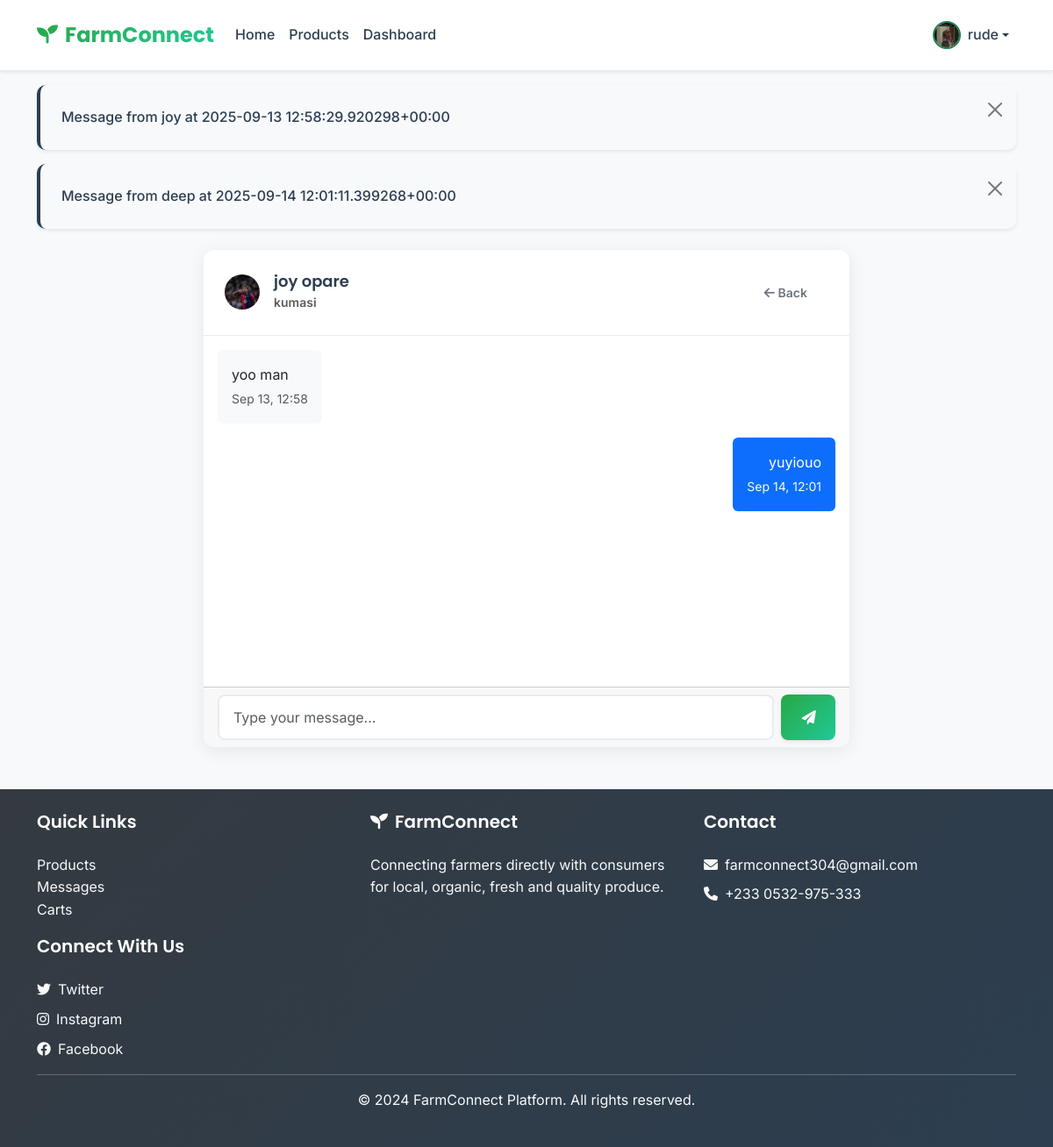
The app's page /messaging/conversation/2/ (signed in) with its own data.
### accounts/models.py (models this page shows, shortened)
class User(AbstractUser):
    USER_TYPE_CHOICES = (
        ('customer', 'Customer'),
        ('farmer', 'Farmer'),
    )
    user_type = models.CharField(max_length=10, choices=USER_TYPE_CHOICES)
    phone_regex = RegexValidator(regex=r'^\+?1?\d{9,15}$', message="Phone number must be entered in the format: '+999999999'. Up to 15 digits allowed.")
    phone = models.CharField(validators=[phone_regex], max_length=17, blank=True)
    age = models.PositiveIntegerField(null=True, blank=True)
    location = models.CharField(max_length=255, blank=True)
    profile_picture = models.ImageField(upload_to='profile_pics/', null=True, blank=True)
    created_at = models.DateTimeField(auto_now_add=True)
    updated_at = models.DateTimeField(auto_now=True)

class CustomerProfile(models.Model):
    user = models.OneToOneField(User, on_delete=models.CASCADE, related_name='customer_profile')
    dietary_preferences = models.CharField(max_length=200, blank=True)

### messaging/models.py (models this page shows, shortened)
class Message(models.Model):
    conversation = models.ForeignKey(Conversation, on_delete=models.CASCADE, related_name='messages')
    sender = models.ForeignKey(settings.AUTH_USER_MODEL, on_delete=models.CASCADE)
    content = models.TextField()
    is_read = models.BooleanField(default=False)
    created_at = models.DateTimeField(auto_now_add=True)
    class Meta:
        ordering = ['created_at']
    def __str__(self):
        return f"Message from {self.sender.username} at {self.created_at}"

class Conversation(models.Model):
    customer = models.ForeignKey(CustomerProfile, on_delete=models.CASCADE, related_name='conversations')
    farmer = models.ForeignKey(FarmerProfile, on_delete=models.CASCADE, related_name='conversations')
    created_at = models.DateTimeField(auto_now_add=True)
    updated_at = models.DateTimeField(auto_now=True)
    class Meta:
        unique_together = ('customer', 'farmer')

### messaging/views.py (the view)
# urls.py: path('conversation/<int:pk>/', views.ConversationDetailView.as_view(), name='conversation_detail'),
class ConversationDetailView(LoginRequiredMixin, DetailView):
    model = Conversation
    template_name = 'messaging/conversation_detail.html'
    context_object_name = 'conversation'
    def get_queryset(self):
        if self.request.user.user_type == 'customer':
            return Conversation.objects.filter(customer=self.request.user.customer_profile)
        else:
            return Conversation.objects.filter(farmer=self.request.user.farmer_profile)
    def get_context_data(self, **kwargs):
        context = super().get_context_data(**kwargs)
        conversation = self.get_object()
        Message.objects.filter(
            conversation=conversation,
            is_read=False
        ).exclude(sender=self.request.user).update(is_read=True)
        context['messages'] = conversation.messages.all().order_by('created_at')
        return context

### templates/messaging/conversation_detail.html (shortened to what this page needs)
{% extends 'base.html' %}
{% block content %}
<div class="container my-4">
    <div class="row justify-content-center">
        <div class="col-lg-8">
            <div class="card">
                <div class="card-header d-flex justify-content-between align-items-center">
                    <div class="d-flex align-items-center">
                        {% if user.user_type == 'customer' %}
                            {% if conversation.farmer.user.profile_picture %}
                                <img src="{{ conversation.farmer.user.profile_picture.url }}" class="rounded-circle me-3" width="40" height="40">
                            {% else %}
                                <div class="bg-success rounded-circle d-flex align-items-center justify-content-center me-3" style="width: 40px; height: 40px;">
                                    <i class="fas fa-user text-white"></i>
                                </div>
                            {% endif %}
                            <div>
                                <h6 class="mb-0">{{ conversation.farmer.user.first_name }} {{ conversation.farmer.user.last_name }}</h6>
                                <small class="text-muted">{{ conversation.farmer.farm_location }}</small>
                            </div>
                        {% else %}
                            {% if conversation.customer.user.profile_picture %}
                                <img src="{{ conversation.customer.user.profile_picture.url }}" class="rounded-circle me-3" width="40" height="40">
                            {% else %}
                                <div class="bg-primary rounded-circle d-flex align-items-center justify-content-center me-3" style="width: 40px; height: 40px;">
                                    <i class="fas fa-user text-white"></i>
                                </div>
                            {% endif %}
                            <div>
                                <h6 class="mb-0">{{ conversation.customer.user.first_name }} {{ conversation.customer.user.last_name }}</h6>
                                <small class="text-muted">{{ conversation.customer.user.location }}</small>
                            </div>
                        {% endif %}
                    </div>
                    <a href="{% url 'messaging:conversation_list' %}" class="btn btn-outline-secondary btn-sm">
                        <i class="fas fa-arrow-left"></i> Back
                    </a>
                </div>
                <div class="card-body" style="height: 400px; overflow-y: auto;" id="messages-container">
                    {% for message in messages %}
                        <div class="mb-3 {% if message.sender == user %}text-end{% endif %}">
                            <div class="d-inline-block p-3 rounded {% if message.sender == user %}bg-primary text-white{% else %}bg-light{% endif %}" style="max-width: 70%;">
                                <div>{{ message.content }}</div>
                                <small class="{% if message.sender == user %}text-light{% else %}text-muted{% endif %} d-block mt-1">
                                    {{ message.created_at|date:"M d, H:i" }}
                                </small>
                            </div>
                        </div>
                    {% empty %}
                        <div class="text-center text-muted py-5">
                            <i class="fas fa-comments fa-3x mb-3"></i>
                            <p>No messages yet. Start the conversation!</p>
                        </div>
                    {% endfor %}
                </div>
                <div class="card-footer">
                    <form id="message-form" class="d-flex">
                        <input type="text" name="content" class="form-control me-2" placeholder="Type your message..." required>
                        <button type="submit" class="btn btn-primary">
                            <i class="fas fa-paper-plane"></i>
                        </button>
                    </form>
                </div>
            </div>
        </div>
    </div>
</div>
{% endblock %}

### templates/base.html (shortened to what this page needs)
{% load static %}
<!DOCTYPE html>
<html lang="en">
<head>
    <link href="https://cdn.jsdelivr.net/npm/bootstrap@5.3.0/dist/css/bootstrap.min.css" rel="stylesheet">
    <link href="https://cdnjs.cloudflare.com/ajax/libs/font-awesome/6.0.0/css/all.min.css" rel="stylesheet">
    <link href="{% static 'css/premium.css' %}" rel="stylesheet">
    <link href="{% static 'css/main.css' %}" rel="stylesheet">
    <link href="{% static 'css/animations.css' %}" rel="stylesheet">
</head>
<body>
    <nav class="navbar navbar-expand-lg navbar-light bg-light shadow-sm">
        <div class="container">
            <a class="navbar-brand" href="{% url 'accounts:home' %}">
                <i class="fas fa-seedling me-2"></i>FarmConnect
            </a>
            <div class="collapse navbar-collapse" id="navbarNav">
                <ul class="navbar-nav me-auto">
                    <li class="nav-item">
                        <a class="nav-link" href="{% url 'accounts:home' %}">Home</a>
                    </li>
                    {% if user.is_authenticated %}
                        <li class="nav-item">
                            <a class="nav-link" href="{% url 'products:product_list' %}">Products</a>
                        </li>
                        {% if user.user_type == 'farmer' %}
                            <li class="nav-item">
                                <a class="nav-link" href="{% url 'products:farmer_dashboard' %}">Dashboard</a>
                            </li>
                        {% endif %}
                    {% endif %}
                </ul>
                <ul class="navbar-nav">
                    {% if user.is_authenticated %}
                        <li class="nav-item dropdown">
                            <a class="nav-link dropdown-toggle d-flex align-items-center" href="#" id="navbarDropdown" role="button" data-bs-toggle="dropdown" aria-expanded="false">
                                {% if user.profile_picture %}
                                    <img src="{{ user.profile_picture.url }}" class="rounded-circle me-2 border border-2 border-success" width="32" height="32" alt="Profile">
                                {% else %}
                                    <div class="rounded-circle bg-success d-flex align-items-center justify-content-center me-2" style="width: 32px; height: 32px;">
                                        <i class="fas fa-user text-white"></i>
                                    </div>
                                {% endif %}
                                <span class="d-none d-sm-inline">{{user.first_name }}</span>
                            </a>
                        </li>
                    {% endif %}
                </ul>
            </div>
        </div>
    </nav>
    {% if messages %}
        <div class="container mt-3">
            {% for message in messages %}
                <div class="alert alert-{{ message.tags }} alert-dismissible fade show" role="alert">
                    {{ message }}
                    <button type="button" class="btn-close" data-bs-dismiss="alert"></button>
                </div>
            {% endfor %}
        </div>
    {% endif %}
    <main>
        {% block content %}
        {% endblock %}
    </main>
    <footer class="bg-dark text-light py-4 mt-5">
        <div class="container">
            <div class="row">
                {% if user.is_authenticated %}
                <div class="col-md-4">
                    <h5>Quick Links</h5>
                    <ul class="list-unstyled">
                        <li><a href="{% url 'products:product_list' %}" class="text-light text-decoration-none">Products</a></li>
                        <li><a href="{% url 'messaging:conversation_list' %}" class="text-light text-decoration-none">Messages</a></li>
                        <li><a href="{% url 'orders:cart' %}" class="text-light text-decoration-none">Carts</a></li>
                    </ul>
                </div>
                {% endif %}
                <div class="col-md-4 mb-4 mb-md-0">
                    <h5><i class="fas fa-seedling me-2"></i>FarmConnect</h5>
                    <p>Connecting farmers directly with consumers for local, organic, fresh and quality produce.</p>
                </div>
                <div class="col-md-4 mb-4 mb-md-0">
                    <h5>Contact</h5>
                    <p class="mb-2"><i class="fas fa-envelope me-2"></i>farmconnect304@gmail.com</p>
                    <p class="mb-0"><i class="fas fa-phone me-2"></i>+233 0532-975-333</p>
                </div>
                <div class="col-md-4">
                    <h5>Connect With Us</h5>
                    <div class="d-flex flex-column gap-2">
                        <a href="#" class="social-icon text-light text-decoration-none">
                            <i class="fab fa-twitter me-2"></i>Twitter
                        </a>
                        <a href="#" class="social-icon text-light text-decoration-none">
                            <i class="fab fa-instagram me-2"></i>Instagram
                        </a>
                        <a href="#" class="social-icon text-light text-decoration-none">
                            <i class="fab fa-facebook me-2"></i>Facebook
                        </a>
                    </div>
                </div>
            </div>
            <hr>
            <div class="text-center">
                <p>&copy; 2024 FarmConnect Platform. All rights reserved.</p>
            </div>
        </div>
    </footer>
</body>
</html>

### records on screen
User: profile_picture (picture), first_name "rude"
Message: sender+created_at "Message from joy at 2025-09-13 12:58:29.920298+00:00", content "yoo man", created_at "Sep 13, 12:58"
Message: sender+created_at "Message from deep at 2025-09-14 12:01:11.399268+00:00", content "yuyiouo", created_at "Sep 14, 12:01"
Conversation: customer.user.profile_picture (picture), customer.user.first_name "joy", customer.user.last_name "opare", customer.user.location "kumasi"
